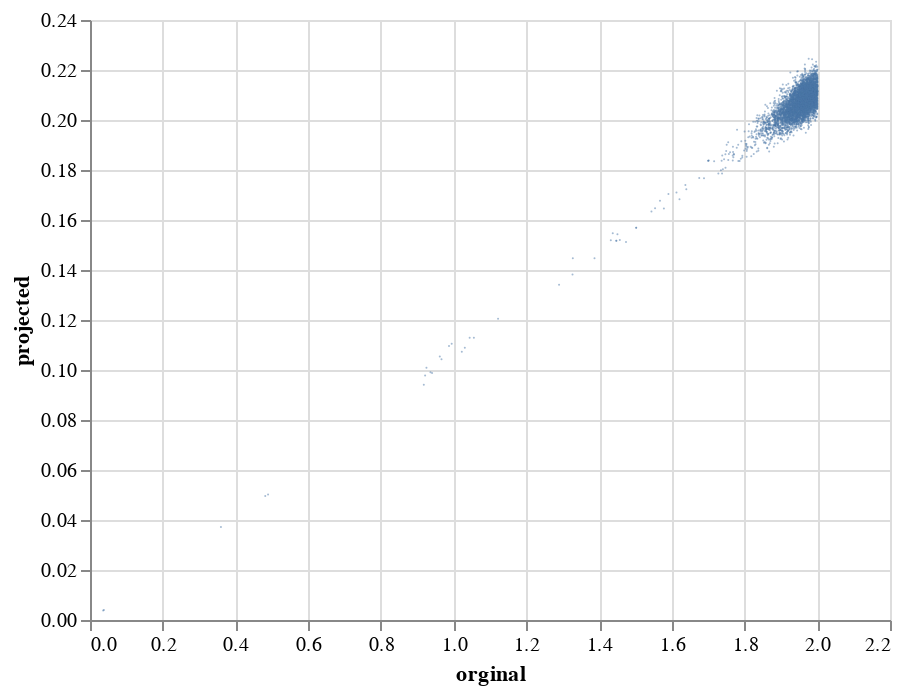

The notebook cell saved with this chart:
### Markdown cell above
Then we take first 500 samples from `X` that belong to the first three classes, then apply random projection. We can see that the euclidean distance is preserved pretty well.

### Code cell
X = X[(y[:, 0] == 1) | (y[:, 1] == 1) | (y[:, 2] == 1)][:500, :]
R = generate_random_projection(X.shape[1], 5000)
X_projected = X.dot(R)

dists = euclidean_distances(X, squared=True).ravel()
nonzero = dists != 0
dists = dists[nonzero]
dists_rp = euclidean_distances(X_projected, squared=True).ravel()[nonzero]

source = pd.DataFrame({"orginal": dists, "projected": dists_rp})
alt.Chart(source.sample(5000)).mark_circle(opacity=0.5, size=1).encode(
    x="orginal:Q",
    y="projected:Q"
)

### Figure 1 — Vega-Lite specification as saved in the notebook (floating-point values rounded to 4 significant figures; data arrays with more than 128 entries replaced by an {"elided": "..."} marker saying what was removed)
{"config": {"view": {"continuousWidth": 400, "continuousHeight": 300}}, "data": {"name": "data-9832b27910cb5b90354dcabd0fc21b4e"}, "mark": {"type": "circle", "opacity": 0.5, "size": 1}, "encoding": {"x": {"field": "orginal", "type": "quantitative"}, "y": {"field": "projected", "type": "quantitative"}}, "$schema": "https://vega.github.io/schema/vega-lite/v4.17.0.json", "datasets": {"data-9832b27910cb5b90354dcabd0fc21b4e": {"elided": "5000 records"}}}
